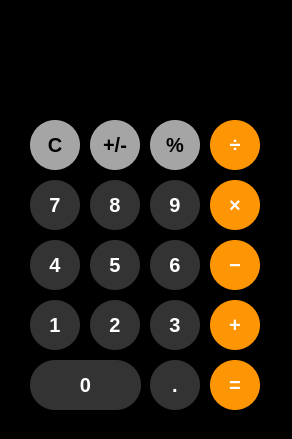
<?xml version="1.0" encoding="UTF-8"?>
<ui version="4.0">
 <class>Window</class>
 <widget class="QMainWindow" name="Window">
  <property name="geometry">
   <rect>
    <x>0</x>
    <y>0</y>
    <width>292</width>
    <height>439</height>
   </rect>
  </property>
  <property name="cursor">
   <cursorShape>ArrowCursor</cursorShape>
  </property>
  <property name="focusPolicy">
   <enum>Qt::StrongFocus</enum>
  </property>
  <property name="windowTitle">
   <string>Calculator</string>
  </property>
  <property name="styleSheet">
   <string notr="true">background-color: rgb(0, 0, 0);</string>
  </property>
  <widget class="QWidget" name="centralwidget">
   <property name="styleSheet">
    <string notr="true">QLineEdit#numberline
{
	border:none;
	color: white;
	font-family: Arial;
	font-size: 45px;
}

QLineEdit#numberline_2
{
	border: none;
	color: white;
	font-family: Arial;
	font-size: 20px;
}

QPushButton#b0
{
	background-color:rgb(51, 51, 51);
	color: rgb(255, 255, 255);
	font-family: Arial;
	font-size: 20px;
	border-radius:25px;
	font-weight: bold;
	max-width:125px;
	max-height:50px;
	min-width:50px;
	min-height:50px;
}

QPushButton#b1,#b2,#b3,#b4,#b5,#b6,#b7,#b8,#b9,#bdot
{
	background-color:rgb(51, 51, 51);
	color: rgb(255, 255, 255);
	font-family: Arial;
	font-size: 20px;
	border-radius:25px;
	font-weight: bold;
	max-width:50px;
	max-height:50px;
	min-width:50px;
	min-height:50px;
}

QPushButton:hover#b0
{
	background-color:rgb(125, 125, 125)
}

QPushButton:hover#b1,:hover#b2,:hover#b3,:hover#b4,:hover#b4,:hover#b5,:hover#b6,:hover#b7,:hover#b8,:hover#b9,:hover#bdot
{
	background-color:rgb(125, 125, 125)
}



QPushButton#bdivide,#btimes,#bminus,#bplus,#bequals
{
	background-color:rgb(254, 149, 4);
	color: rgb(255, 255, 255);
	font-family: Arial;
	font-size: 20px;
	border-radius:25px;
	font-weight: bold;
	max-width:50px;
	max-height:50px;
	min-width:50px;
	min-height:50px;
}

QPushButton:hover#bdivide,:hover#btimes,:hover#bminus,:hover#bplus,:hover#bequals
{
	background-color:rgb(254, 183, 5);
}



QPushButton#bclear,#bpercentage,#bpandm
{
	background-color:rgb(165,165,165);
	color: rgb(0, 0, 0);
	font-family: Arial;
	font-size: 20px;
	border-radius:25px;
	font-weight: bold;
	max-width:50px;
	max-height:50px;
	min-width:50px;
	min-height:50px;
}

QPushButton:hover#bclear,:hover#bpercentage,:hover#bpandm
{
	background-color:rgb(202, 202, 202);
}
</string>
   </property>
   <widget class="QPushButton" name="b0">
    <property name="geometry">
     <rect>
      <x>30</x>
      <y>360</y>
      <width>111</width>
      <height>50</height>
     </rect>
    </property>
    <property name="styleSheet">
     <string notr="true"/>
    </property>
    <property name="text">
     <string>0</string>
    </property>
   </widget>
   <widget class="QPushButton" name="bdot">
    <property name="geometry">
     <rect>
      <x>150</x>
      <y>360</y>
      <width>50</width>
      <height>50</height>
     </rect>
    </property>
    <property name="text">
     <string>.</string>
    </property>
   </widget>
   <widget class="QPushButton" name="bequals">
    <property name="geometry">
     <rect>
      <x>210</x>
      <y>360</y>
      <width>50</width>
      <height>50</height>
     </rect>
    </property>
    <property name="text">
     <string>=</string>
    </property>
   </widget>
   <widget class="QPushButton" name="b1">
    <property name="geometry">
     <rect>
      <x>30</x>
      <y>300</y>
      <width>50</width>
      <height>50</height>
     </rect>
    </property>
    <property name="font">
     <font>
      <family>Arial</family>
      <pointsize>-1</pointsize>
      <weight>75</weight>
      <bold>true</bold>
     </font>
    </property>
    <property name="styleSheet">
     <string notr="true"/>
    </property>
    <property name="text">
     <string>1</string>
    </property>
   </widget>
   <widget class="QPushButton" name="b2">
    <property name="geometry">
     <rect>
      <x>90</x>
      <y>300</y>
      <width>50</width>
      <height>50</height>
     </rect>
    </property>
    <property name="styleSheet">
     <string notr="true"/>
    </property>
    <property name="text">
     <string>2</string>
    </property>
   </widget>
   <widget class="QPushButton" name="b3">
    <property name="geometry">
     <rect>
      <x>150</x>
      <y>300</y>
      <width>50</width>
      <height>50</height>
     </rect>
    </property>
    <property name="text">
     <string>3</string>
    </property>
   </widget>
   <widget class="QPushButton" name="bplus">
    <property name="geometry">
     <rect>
      <x>210</x>
      <y>300</y>
      <width>50</width>
      <height>50</height>
     </rect>
    </property>
    <property name="text">
     <string>+</string>
    </property>
   </widget>
   <widget class="QPushButton" name="b4">
    <property name="geometry">
     <rect>
      <x>30</x>
      <y>240</y>
      <width>50</width>
      <height>50</height>
     </rect>
    </property>
    <property name="text">
     <string>4</string>
    </property>
   </widget>
   <widget class="QPushButton" name="b5">
    <property name="geometry">
     <rect>
      <x>90</x>
      <y>240</y>
      <width>50</width>
      <height>50</height>
     </rect>
    </property>
    <property name="text">
     <string>5</string>
    </property>
   </widget>
   <widget class="QPushButton" name="b6">
    <property name="geometry">
     <rect>
      <x>150</x>
      <y>240</y>
      <width>50</width>
      <height>50</height>
     </rect>
    </property>
    <property name="text">
     <string>6</string>
    </property>
   </widget>
   <widget class="QPushButton" name="bminus">
    <property name="geometry">
     <rect>
      <x>210</x>
      <y>240</y>
      <width>50</width>
      <height>50</height>
     </rect>
    </property>
    <property name="text">
     <string>−</string>
    </property>
   </widget>
   <widget class="QPushButton" name="b7">
    <property name="geometry">
     <rect>
      <x>30</x>
      <y>180</y>
      <width>50</width>
      <height>50</height>
     </rect>
    </property>
    <property name="text">
     <string>7</string>
    </property>
   </widget>
   <widget class="QPushButton" name="b8">
    <property name="geometry">
     <rect>
      <x>90</x>
      <y>180</y>
      <width>50</width>
      <height>50</height>
     </rect>
    </property>
    <property name="text">
     <string>8</string>
    </property>
   </widget>
   <widget class="QPushButton" name="b9">
    <property name="geometry">
     <rect>
      <x>150</x>
      <y>180</y>
      <width>50</width>
      <height>50</height>
     </rect>
    </property>
    <property name="text">
     <string>9</string>
    </property>
   </widget>
   <widget class="QPushButton" name="btimes">
    <property name="geometry">
     <rect>
      <x>210</x>
      <y>180</y>
      <width>50</width>
      <height>50</height>
     </rect>
    </property>
    <property name="text">
     <string>×</string>
    </property>
   </widget>
   <widget class="QPushButton" name="bdivide">
    <property name="geometry">
     <rect>
      <x>210</x>
      <y>120</y>
      <width>50</width>
      <height>50</height>
     </rect>
    </property>
    <property name="text">
     <string>÷</string>
    </property>
   </widget>
   <widget class="QPushButton" name="bpercentage">
    <property name="geometry">
     <rect>
      <x>150</x>
      <y>120</y>
      <width>50</width>
      <height>50</height>
     </rect>
    </property>
    <property name="text">
     <string>%</string>
    </property>
   </widget>
   <widget class="QPushButton" name="bclear">
    <property name="geometry">
     <rect>
      <x>30</x>
      <y>120</y>
      <width>50</width>
      <height>50</height>
     </rect>
    </property>
    <property name="text">
     <string>C</string>
    </property>
   </widget>
   <widget class="QPushButton" name="bpandm">
    <property name="geometry">
     <rect>
      <x>90</x>
      <y>120</y>
      <width>50</width>
      <height>50</height>
     </rect>
    </property>
    <property name="text">
     <string>+/-</string>
    </property>
   </widget>
   <widget class="QLineEdit" name="numberline">
    <property name="geometry">
     <rect>
      <x>31</x>
      <y>50</y>
      <width>229</width>
      <height>51</height>
     </rect>
    </property>
    <property name="font">
     <font>
      <family>Arial</family>
      <pointsize>-1</pointsize>
      <weight>50</weight>
      <bold>false</bold>
     </font>
    </property>
    <property name="cursor">
     <cursorShape>IBeamCursor</cursorShape>
    </property>
    <property name="focusPolicy">
     <enum>Qt::StrongFocus</enum>
    </property>
    <property name="styleSheet">
     <string notr="true"/>
    </property>
    <property name="text">
     <string/>
    </property>
    <property name="alignment">
     <set>Qt::AlignRight|Qt::AlignTrailing|Qt::AlignVCenter</set>
    </property>
    <property name="placeholderText">
     <string/>
    </property>
   </widget>
   <widget class="QLineEdit" name="numberline_2">
    <property name="geometry">
     <rect>
      <x>30</x>
      <y>25</y>
      <width>229</width>
      <height>20</height>
     </rect>
    </property>
    <property name="font">
     <font>
      <family>Arial</family>
      <pointsize>-1</pointsize>
      <weight>50</weight>
      <bold>false</bold>
     </font>
    </property>
    <property name="cursor">
     <cursorShape>IBeamCursor</cursorShape>
    </property>
    <property name="focusPolicy">
     <enum>Qt::StrongFocus</enum>
    </property>
    <property name="styleSheet">
     <string notr="true"/>
    </property>
    <property name="text">
     <string/>
    </property>
    <property name="maxLength">
     <number>32764</number>
    </property>
    <property name="alignment">
     <set>Qt::AlignRight|Qt::AlignTrailing|Qt::AlignVCenter</set>
    </property>
    <property name="placeholderText">
     <string/>
    </property>
   </widget>
  </widget>
 </widget>
 <resources/>
 <connections/>
</ui>
